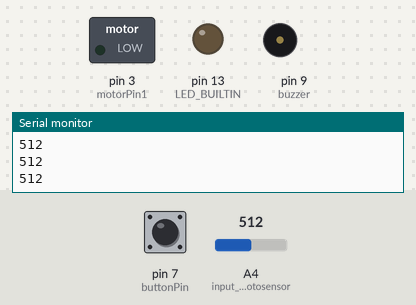
A sketch run on a simulated Arduino Nano, built with avr-gcc and run on an emulated ATmega328P. Parts: switched loads named in the sketch (green lamp = pin HIGH), output pins drawn as LEDs (lit = HIGH), buzzer (waves = sounding), the last lines printed to the serial monitor. The test bench sets the inputs (shaded band); at power-on: A4 (input_from_photosensor) = 512, pin 7 (buttonPin) LOW.

Above: at 1.2 s.
1.3 s: A4 (input_from_photosensor) set to 716
At 2.3 s:
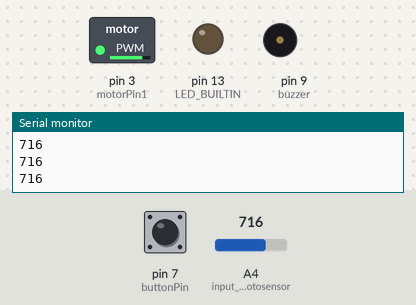
2.8 s: pin 7 (buttonPin) pulled HIGH for 3.2 s
At 4.6 s:
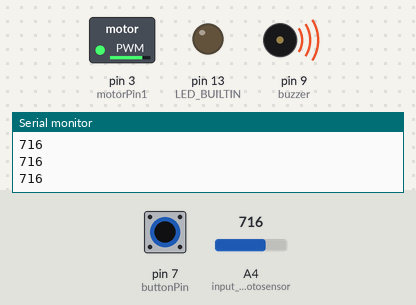
Timing chart, 0 to 6.3 s (numbered marks = the images above; inputs shaded):
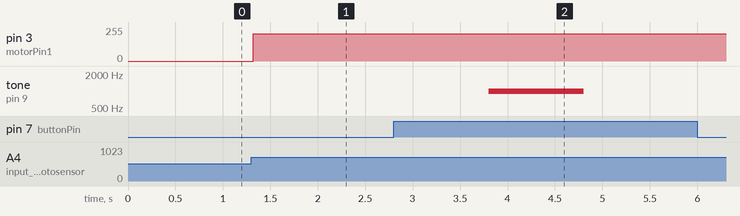

The sketch:

VE_GloveCode_V1.5.0.ino
```cpp
//Vision Empower Glove Code - Version 1.5.1
//Code written by Vision Empower Team, and edited by Zachary Kranz

// This is an edited version of the initial Vision Empower Code to simplify the program to one output
// and implement PWM modulation for the vibration motor.

//TO-DO:
//	Clean up code and comment
//	Resolve orphaned variables - DONE
//	Implement and test standby mode - DONE

//Written and compiled for Arduino Nano
//			 -------------
//			=|16       15|=
//			=|17       14|=
//	Sensor Input	=|18       13|=
//			=|19       12|=
//			=|20       11|=
//			=|21       10|=
//			=|22   N    9|= Audiable Buzzer
//			=|23   A    8|=
//			=|24   N    7|=
//			=|2    O    6|= Motor Transistor 4 - Not Used
//			=|26        5|= Motor Transistor 3 - Not Used
//			=|27        4|= Motor Transistor 2 - Not Used
//			=|28        3|= Motor Transistor 1
//			=|29        2|= Input Button
//			=|30        1|=
//			 -------------

int motorPin1 = 3; //motor transistor is connected to pin 3
//int motorPin2 = 4; //motor transistor is connected to pin 4
//int motorPin3 = 5; //motor transistor is connected to pin 5
//int motorPin4 = 6; //motor transistor is connected to pin 6
const int buzzer = 9; 	//buzzer to arduino pin 9
const int buttonPin = 7; //Button to arduino pin 2
int buttonState = 0; 	//Variable for button input
int dutyCycle = 0; 	//PWM Duty Cycle
int cycle = 1;		//Variable to store cycle running status

//int iteration = 1;	//orphaned variable
//int flag = 0;		//unknown variable, potentially not used?
//int start_new= 0;	//orphaned variable
//int read1 = 0;	//orphaned variable


void setup()
{
  Serial.begin(9600); //commence yelling into the void
  pinMode(A4, INPUT); //input from photosensor
  pinMode(buzzer, OUTPUT); // Set buzzer - pin 9 as an output
  pinMode(buttonPin, INPUT);
  pinMode(motorPin1, OUTPUT);
  //pinMode(motorPin2, OUTPUT);
  //pinMode(motorPin3, OUTPUT);
  //pinMode(motorPin4, OUTPUT);
  pinMode(LED_BUILTIN, OUTPUT);
}

void Start_Motor()
{
// Read the value from the photosensor, determine duty cycle, and use analogWrite to implement PWM
  delay(10);
  Serial.println(dutyCycle); //send duty cycle to serial out pin
  analogWrite(motorPin1, dutyCycle); //use analogWrite function to implement PWM
} //end of Start_Motor

void loop()
{
  buttonState = digitalRead(buttonPin); // button input
  if (buttonState == HIGH && cycle == 0)
  {
    tone(buzzer, 1000); // Send 1KHz sound signal...
    delay(1000);	//wait a second in order for finger to move off button
    noTone(buzzer);	// stop sending 1khz sound
    cycle = 1; 		//Set cycle variable to 1 to
	delay(1000);	//wait a second in order for finger to move off button

  } //end of if
  else if (buttonState == HIGH && cycle == 1)
  {
    cycle = 0;
	delay(1000); 	//wait a second in order for finger to move off button
  } // end of elif
  else
{
	cycle = cycle; 	//keep on keeping on
}//end of else
  noTone(buzzer);	//in case the buzzer is still making a noise, stop making a noise
  if(cycle==1)
  {
    dutyCycle = analogRead(A4);	//pull sigmal from photosensor
    Start_Motor();
}//end of if
    } //end of loop
```

Measured:
- after the input at 1.3 s, pin 3 (motorPin1): 0/255 → 204/255 at once
- after the input at 2.8 s, tone on pin 9 (buzzer): silent → 1000 Hz after 1.0 s, → silent 1.0 s later
